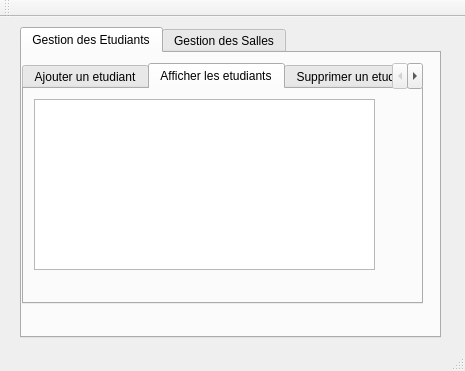
<?xml version="1.0" encoding="UTF-8"?>
<ui version="4.0">
 <class>MainWindow</class>
 <widget class="QMainWindow" name="MainWindow">
  <property name="geometry">
   <rect>
    <x>0</x>
    <y>0</y>
    <width>465</width>
    <height>371</height>
   </rect>
  </property>
  <property name="windowTitle">
   <string>Gestion des étudiants</string>
  </property>
  <widget class="QWidget" name="centralWidget">
   <widget class="QTabWidget" name="tabWidget_2">
    <property name="geometry">
     <rect>
      <x>20</x>
      <y>10</y>
      <width>421</width>
      <height>311</height>
     </rect>
    </property>
    <property name="currentIndex">
     <number>0</number>
    </property>
    <widget class="QWidget" name="tab_4">
     <attribute name="title">
      <string>Gestion des Etudiants</string>
     </attribute>
     <widget class="QTabWidget" name="tabWidget">
      <property name="geometry">
       <rect>
        <x>0</x>
        <y>10</y>
        <width>401</width>
        <height>241</height>
       </rect>
      </property>
      <property name="currentIndex">
       <number>1</number>
      </property>
      <widget class="QWidget" name="tab">
       <attribute name="title">
        <string>Ajouter un etudiant</string>
       </attribute>
       <widget class="QLabel" name="label">
        <property name="geometry">
         <rect>
          <x>20</x>
          <y>30</y>
          <width>61</width>
          <height>16</height>
         </rect>
        </property>
        <property name="text">
         <string>Identifiant</string>
        </property>
       </widget>
       <widget class="QLabel" name="label_2">
        <property name="geometry">
         <rect>
          <x>20</x>
          <y>90</y>
          <width>47</width>
          <height>13</height>
         </rect>
        </property>
        <property name="text">
         <string>Nom</string>
        </property>
       </widget>
       <widget class="QLabel" name="label_3">
        <property name="geometry">
         <rect>
          <x>20</x>
          <y>150</y>
          <width>47</width>
          <height>13</height>
         </rect>
        </property>
        <property name="text">
         <string>Prénom</string>
        </property>
       </widget>
       <widget class="QLineEdit" name="lineEdit_id">
        <property name="geometry">
         <rect>
          <x>130</x>
          <y>30</y>
          <width>113</width>
          <height>20</height>
         </rect>
        </property>
       </widget>
       <widget class="QLineEdit" name="lineEdit_nom">
        <property name="geometry">
         <rect>
          <x>130</x>
          <y>90</y>
          <width>113</width>
          <height>20</height>
         </rect>
        </property>
       </widget>
       <widget class="QLineEdit" name="lineEdit_prenom">
        <property name="geometry">
         <rect>
          <x>130</x>
          <y>150</y>
          <width>113</width>
          <height>20</height>
         </rect>
        </property>
       </widget>
       <widget class="QPushButton" name="pb_ajouter">
        <property name="geometry">
         <rect>
          <x>280</x>
          <y>170</y>
          <width>75</width>
          <height>23</height>
         </rect>
        </property>
        <property name="text">
         <string>Ajouter</string>
        </property>
       </widget>
      </widget>
      <widget class="QWidget" name="tab_2">
       <attribute name="title">
        <string>Afficher les etudiants</string>
       </attribute>
       <widget class="QTableView" name="tabetudiant">
        <property name="geometry">
         <rect>
          <x>10</x>
          <y>10</y>
          <width>341</width>
          <height>171</height>
         </rect>
        </property>
       </widget>
      </widget>
      <widget class="QWidget" name="tab_3">
       <attribute name="title">
        <string>Supprimer un etudiant</string>
       </attribute>
       <widget class="QLineEdit" name="lineEdit_id_2">
        <property name="geometry">
         <rect>
          <x>140</x>
          <y>30</y>
          <width>113</width>
          <height>20</height>
         </rect>
        </property>
       </widget>
       <widget class="QLabel" name="label_4">
        <property name="geometry">
         <rect>
          <x>20</x>
          <y>30</y>
          <width>61</width>
          <height>16</height>
         </rect>
        </property>
        <property name="text">
         <string>Identifiant</string>
        </property>
       </widget>
       <widget class="QPushButton" name="pb_supprimer">
        <property name="geometry">
         <rect>
          <x>240</x>
          <y>140</y>
          <width>75</width>
          <height>23</height>
         </rect>
        </property>
        <property name="text">
         <string>Supprimer</string>
        </property>
       </widget>
      </widget>
     </widget>
    </widget>
    <widget class="QWidget" name="tab_5">
     <attribute name="title">
      <string>Gestion des Salles</string>
     </attribute>
    </widget>
   </widget>
  </widget>
  <widget class="QMenuBar" name="menuBar">
   <property name="geometry">
    <rect>
     <x>0</x>
     <y>0</y>
     <width>465</width>
     <height>21</height>
    </rect>
   </property>
  </widget>
  <widget class="QToolBar" name="mainToolBar">
   <attribute name="toolBarArea">
    <enum>TopToolBarArea</enum>
   </attribute>
   <attribute name="toolBarBreak">
    <bool>false</bool>
   </attribute>
  </widget>
  <widget class="QStatusBar" name="statusBar"/>
 </widget>
 <layoutdefault spacing="6" margin="11"/>
 <resources/>
 <connections/>
</ui>
